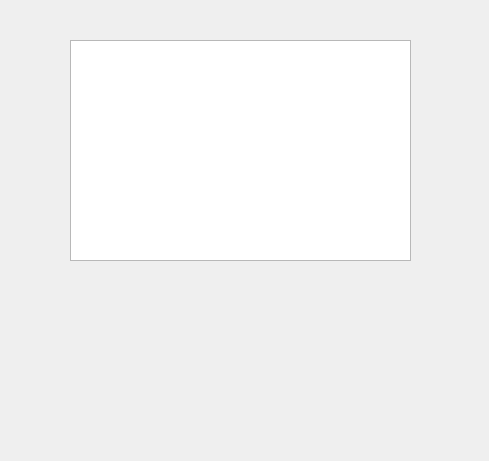
<?xml version="1.0" encoding="UTF-8"?>
<ui version="4.0">
 <class>MusicPlayer</class>
 <widget class="QWidget" name="MusicPlayer">
  <property name="geometry">
   <rect>
    <x>0</x>
    <y>0</y>
    <width>489</width>
    <height>461</height>
   </rect>
  </property>
  <property name="windowTitle">
   <string>MusicPlayer</string>
  </property>
  <widget class="QGraphicsView" name="view">
   <property name="geometry">
    <rect>
     <x>70</x>
     <y>40</y>
     <width>341</width>
     <height>221</height>
    </rect>
   </property>
   <property name="styleSheet">
    <string notr="true">border-image: url(:/images/background.png);</string>
   </property>
   <property name="backgroundBrush">
    <brush brushstyle="CrossPattern">
     <color alpha="255">
      <red>0</red>
      <green>0</green>
      <blue>0</blue>
     </color>
    </brush>
   </property>
   <property name="foregroundBrush">
    <brush brushstyle="SolidPattern">
     <color alpha="255">
      <red>0</red>
      <green>0</green>
      <blue>0</blue>
     </color>
    </brush>
   </property>
  </widget>
 </widget>
 <layoutdefault spacing="6" margin="11"/>
 <resources/>
 <connections/>
</ui>
